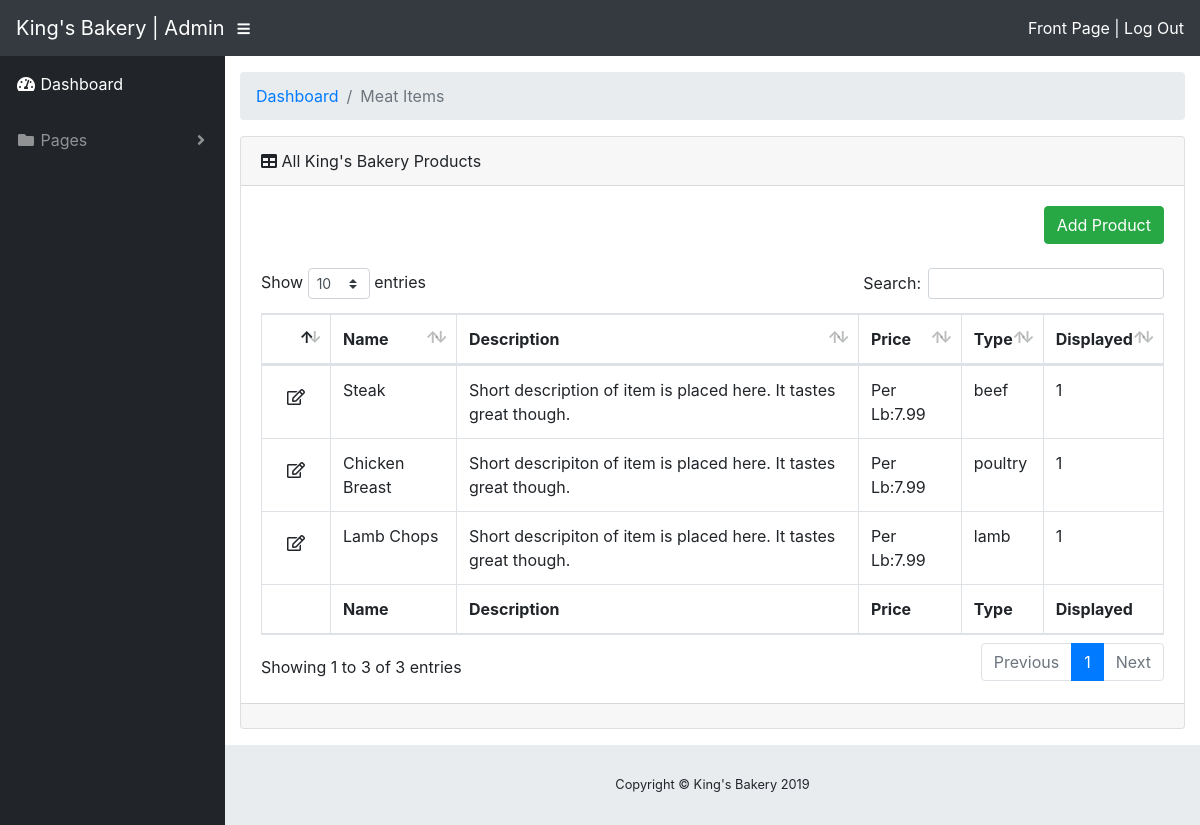
The app's page /admin/meat.php (signed in) with its own data.
### tables this page shows
CREATE TABLE `meat` (
  `id` int(11) NOT NULL,
  `name` varchar(128) NOT NULL,
  `description` varchar(255) NOT NULL,
  `image` varchar(255) DEFAULT NULL,
  `pricing` varchar(255) NOT NULL,
  `isFeatured` tinyint(1) NOT NULL DEFAULT 1,
  `type` varchar(64) NOT NULL
);

### admin/meat.php (the view, shortened to what this page needs)
<?php
function getRecords($conn){
  	$sql = "SELECT * FROM meat";
	$result = $conn->query($sql);
	if ($result->num_rows > 0) {
		while($row = $result->fetch_assoc()) { ?>
			  <tr>
        <td><a href="products.php?edit=1&id=<?=$row['id']?>&page=meat" class="btn btn-default"><i class="far fa-edit"></a></td>
        <td><?=$row['name'];?></td>
        <td><?=$row['description'];?></td>
        <td><?=$row['pricing'];?></td>
        <td><?=$row['type'];?></td>
        <td><?=$row['isFeatured'];?></td>
      </tr>
      <?php  } } } ?>
<?php include('includes/header.php'); ?>
    <div id="content-wrapper">
      <div class="container-fluid">
        <ol class="breadcrumb">
          <li class="breadcrumb-item">
            <a href="index.php">Dashboard</a>
          </li>
          <li class="breadcrumb-item active">Meat Items</li>
        </ol>
        <div class="card mb-3">
          <div class="card-header">
            <i class="fas fa-table"></i>
            All King's Bakery Products</div>
          <div class="card-body">
            <div class="table-responsive">
              <table class="table table-bordered" id="dataTable" width="100%" cellspacing="0">
              <a class="btn btn-success float-right" id="add-product-btn" href="products.php?add=1&page=meat">Add Product</a>
              <div class="clearfix"></div><br>
                <thead>
                  <tr>
                    <th></th>
                    <th>Name</th>
                    <th>Description</th>
                    <th>Price</th>
                    <th>Type</th>
                    <th>Displayed</th>
                  </tr>
                </thead>
                <tfoot>
                  <tr>
                    <th></th>
                    <th>Name</th>
                    <th>Description</th>
                    <th>Price</th>
                    <th>Type</th>
                    <th>Displayed</th>
                  </tr>
                </tfoot>
                <tbody>
                  <?php getRecords($conn);?>
                </tbody>
              </table>
            </div>
          </div>
          <div class="card-footer small text-muted"></div>
        </div>
      </div>
<?php include('includes/footer.php'); ?>

### records on screen
meat: name "Steak", description "Short description of item is placed here. It tastes great though.", pricing "Per Lb:7.99", type "beef", isFeatured "1"
meat: name "Chicken Breast", description "Short descripiton of item is placed here. It tastes great though.", pricing "Per Lb:7.99", type "poultry", isFeatured "1"
meat: name "Lamb Chops", description "Short descripiton of item is placed here. It tastes great though.", pricing "Per Lb:7.99", type "lamb", isFeatured "1"
